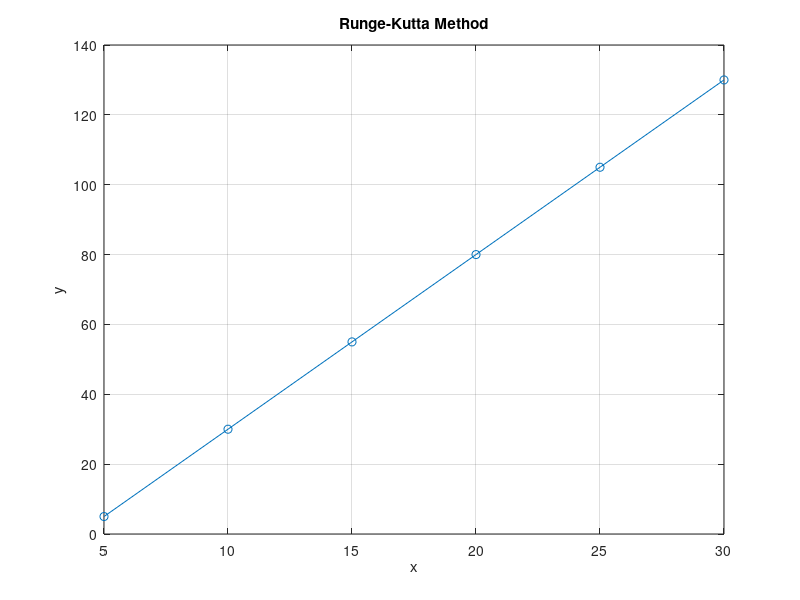

This chart was generated by the following MATLAB code:
clc;
% Runge-Kutta Method in MATLAB with User Input (using x and y)

% Define the function
func_str = input('Enter the function f(x,y) (e.g. x + y): ', 's');
f = str2func(['@(x,y)',func_str]);

% Initial conditions
x0 = input('Enter initial value x0: ');
y0 = input('Enter initial value y0: ');

% Step size
h = input('Enter the step size h: ');

% Number of steps
n = input('Enter the number of steps: ');

% Arrays to store solutions
x = zeros(1, n+1);
y = zeros(1, n+1);

% Initial values
x(1) = x0;
y(1) = y0;

% Runge-Kutta 4th order method
for i = 1:n
    k1 = h * f(x(i), y(i));
    k2 = h * f(x(i) + 0.5 * h, y(i) + 0.5 * k1);
    k3 = h * f(x(i) + 0.5 * h, y(i) + 0.5 * k2);
    k4 = h * f(x(i) + h, y(i) + k3);
    
    x(i+1) = x(i) + h;
    y(i+1) = y(i) + (1/6) * (k1 + 2*k2 + 2*k3 + k4);
end

% Display results
fprintf('x = \n');
disp(x);
fprintf('y = \n');
disp(y);

% Plot results
plot(x, y, '-o');
title('Runge-Kutta Method');
xlabel('x');
ylabel('y');
grid on;
